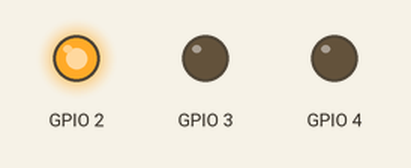
Recording of a program running on a simulated Raspberry Pi (BCM pin numbers). Parts: output pins drawn as LEDs (lit = HIGH).

Above: at 0.2 s.
At 1.5 s:
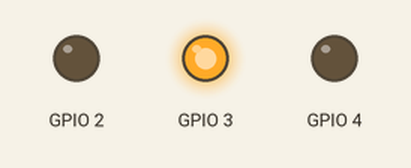
At 2.7 s:
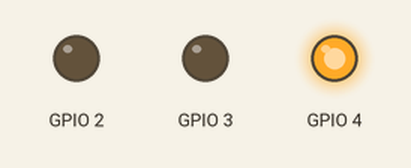
Timing chart, 0 to 3.0 s (numbered marks = the images above):
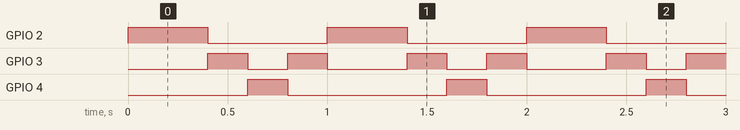

Measured:
- by itself, GPIO 2: alternates HIGH for 0.40 s and LOW for 0.60 s
- by itself, GPIO 3: repeats every 1.0 s: LOW 0.20 s, HIGH 0.20 s, LOW 0.40 s, HIGH 0.20 s
- by itself, GPIO 4: alternates HIGH for 0.20 s and LOW for 0.80 s

The program:

clase04_Ejemplo02_ParpadeoLeds.py
```python
import RPi.GPIO as GPIO
import time

#Programa para producir el parpadeo de un led


GPIO.setmode(GPIO.BCM)
GPIO.setup(2,GPIO.OUT)
GPIO.setup(3,GPIO.OUT)
GPIO.setup(4,GPIO.OUT)

try:
    while True:
        GPIO.output(2, GPIO.HIGH)
        GPIO.output(3, GPIO.LOW)
        GPIO.output(4, GPIO.LOW)
        time.sleep(0.4)
        GPIO.output(2, GPIO.LOW)
        GPIO.output(3, GPIO.HIGH)
        GPIO.output(4, GPIO.LOW)
        time.sleep(0.2)
        GPIO.output(2, GPIO.LOW)
        GPIO.output(3, GPIO.LOW)
        GPIO.output(4, GPIO.HIGH)
        time.sleep(0.2)
        GPIO.output(2, GPIO.LOW)
        GPIO.output(3, GPIO.HIGH)
        GPIO.output(4, GPIO.LOW)
        time.sleep(0.2)
except:
    print("fin de programa")
    GPIO.cleanup()
```
